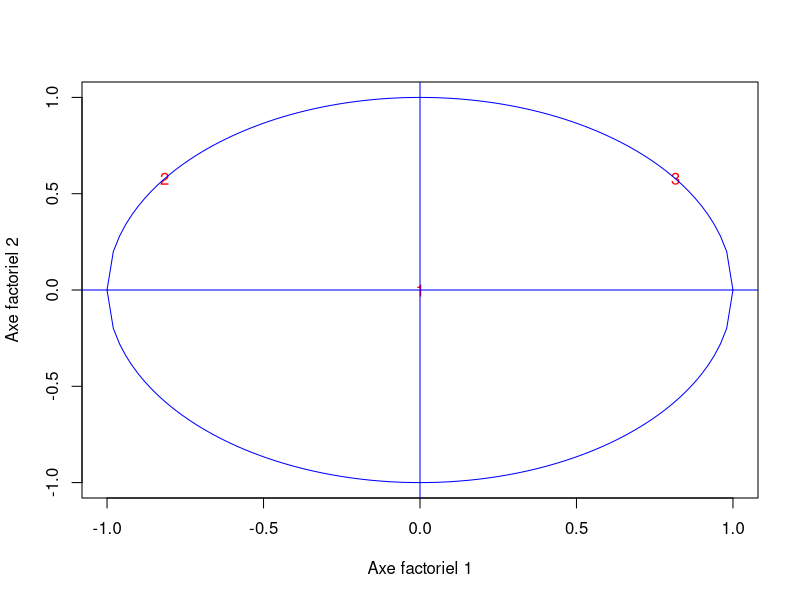
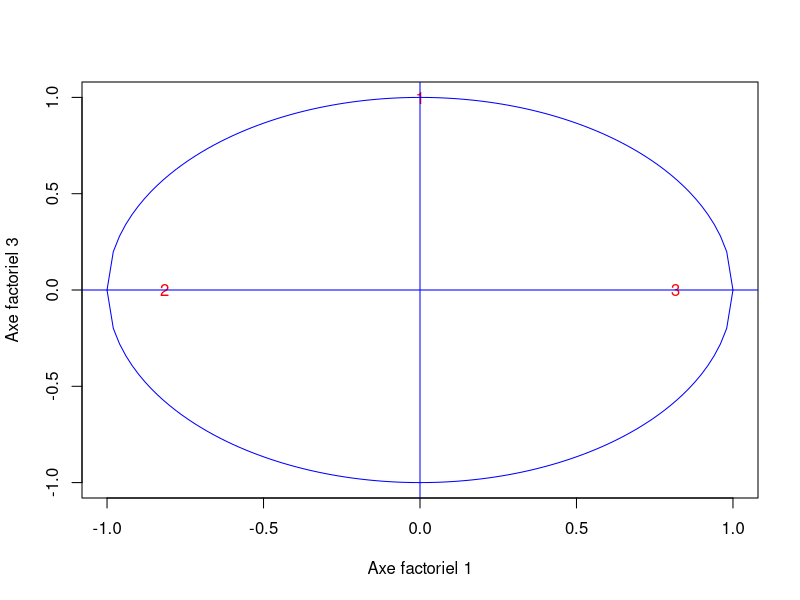
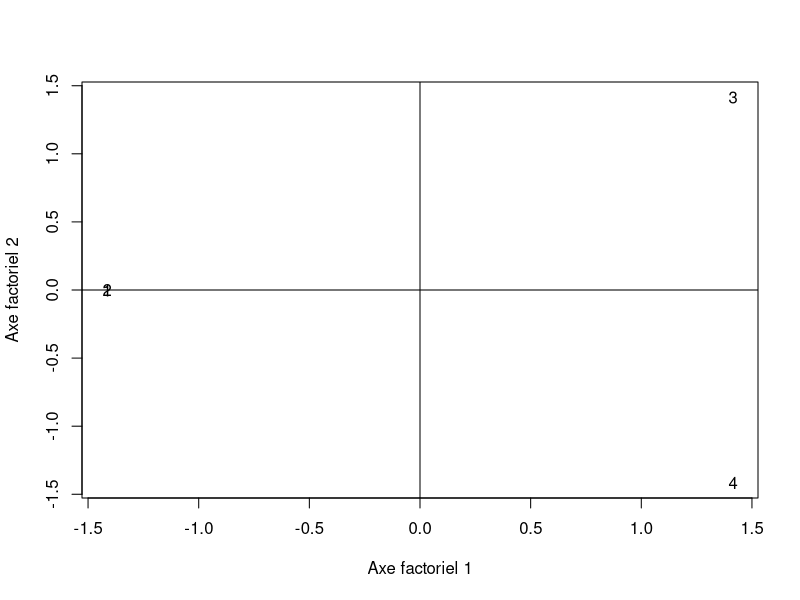

Recreate these plots in R, in order.
X <- matrix(c(3, 4, 3, 1, 4, 3, 2, 3, 6, 2, 1, 4), 
            nrow = 4, 
            ncol = 3, 
            byrow = T)
X <- scale(X, center = T, scale = F)
n <- dim(X)[1]
Dp <- diag(n) * 1 / n
V <- t(X) %*% Dp %*% X
tmp <- eigen(V, symmetric = T)
L <- diag(tmp$values)
cat("\nValeurs propres\n")
prmatrix(L)
U <- tmp$vectors
cat("\nVecteurs propres\n")
prmatrix(U)
C <- X %*% U
cat("\nComposantes principales\n")
prmatrix(C)
COR <- diag(1 / apply(X^2, 1, sum)) %*% C^2
cat("\nContributions axe/individu\n")
prmatrix(COR)
CTR <- (1 / n) * C^2 %*% diag(1 / diag(L))
cat("\nContributions individu/axe\n")
prmatrix(CTR)
D <- cor(X, C)
cat("\nRepresentation des variables/Matrice des correlations\n")
print(D)

png("plotVariablesAxe12.png", width = 400, height = 450)
plot(-1:1, -1:1,
     type = "n",
     xlab = "Axe factoriel 1",
     ylab = "Axe factoriel 2")
text(D[, 1], D[, 2], c(1, 2, 3), col = "red")
abline(h = 0, v = 0, col = "blue")
curve(sqrt(1 - x^2), -1, 1, add = T, col = "blue")
curve(-sqrt(1 - x^2), -1, 1, add = T, col = "blue")
dev.off()
cat("\nplotVariablesAxe12.png sauvegardee\n")

png("plotVariablesAxe13.png", width = 400, height = 450)
plot(-1:1, -1:1,
     type = "n",
     xlab = "Axe factoriel 1",
     ylab = "Axe factoriel 3")
text(D[, 1], D[, 3], c(1, 2, 3), col = "red")
abline(h = 0, v = 0, col = "blue")
curve(sqrt(1 - x^2), -1, 1, add = T, col = "blue")
curve(-sqrt(1 - x^2), -1, 1, add = T, col = "blue")
dev.off()
cat("plotVariablesAxe13.png sauvegardee\n")

png("plotIndividus.png", width = 400, height = 400)
plot(C[, 1], C[, 2], 
     type = "n",
     xlab = "Axe factoriel 1",
     ylab = "Axe factoriel 2")
text(C[, 1], C[, 2], c(1, 2, 3, 4))
abline(h = 0, v = 0)
dev.off()
cat("plotIndividus.png sauvegardee\n")

#png("plotIndividusAxe13.png", width = 400, height = 400)
#plot(C[, 1], C[, 2], 
#     type = "n",
#     xlab = "Axe factoriel 1",
#     ylab = "Axe factoriel 2")
#text(C[, 1], C[, 2], c(1, 2, 3, 4))
#abline(h = 0, v = 0)
#dev.off()
#cat("plotIndividusAxe13.png sauvegardee\n")

K1 <- C[, 1] %*% t(U[, 1])
K2 <- K1 + C[, 2] %*% t(U[, 2])
K3 <- K2 + C[, 3] %*% t(U[, 3])
cat("\nK1 <- C[, 1] %*% t(U[, 1])\n")
prmatrix(K1)
cat("\nK2 <- K1 + C[, 2] %*% t(U[, 2])\n")
prmatrix(K2)
cat("\nK3 <- K2 + C[, 3] %*% t(U[, 3])\n")
prmatrix(K3)
